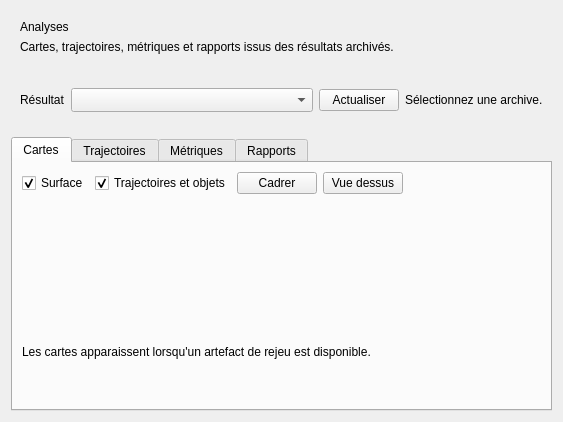
<?xml version="1.0" encoding="UTF-8"?>
<ui version="4.0">
 <class>AnalysisPage</class>
 <widget class="QWidget" name="AnalysisPage">
  <layout class="QVBoxLayout" name="analysisLayout" stretch="0,0,1">
   <property name="spacing"><number>16</number></property>
   <item><widget class="QFrame" name="analysisHeaderFrame"><property name="panel" stdset="0"><bool>true</bool></property><layout class="QVBoxLayout" name="analysisHeaderLayout">
    <item><widget class="QLabel" name="analysisTitleLabel"><property name="role" stdset="0"><string>pageTitle</string></property><property name="text"><string>Analyses</string></property></widget></item>
    <item><widget class="QLabel" name="analysisDescriptionLabel"><property name="text"><string>Cartes, trajectoires, métriques et rapports issus des résultats archivés.</string></property><property name="wordWrap"><bool>true</bool></property></widget></item>
   </layout></widget></item>
   <item><widget class="QFrame" name="analysisSelectionFrame"><property name="panel" stdset="0"><bool>true</bool></property><layout class="QHBoxLayout" name="analysisSelectionLayout">
    <item><widget class="QLabel" name="analysisResultLabel"><property name="text"><string>Résultat</string></property></widget></item>
    <item><widget class="QComboBox" name="analysisResultCombo"><property name="minimumContentsLength"><number>24</number></property><property name="sizeAdjustPolicy"><enum>QComboBox::AdjustToMinimumContentsLengthWithIcon</enum></property></widget></item>
    <item><widget class="QPushButton" name="refreshAnalysisButton"><property name="text"><string>Actualiser</string></property></widget></item>
    <item><widget class="QLabel" name="analysisStatusLabel"><property name="text"><string>Sélectionnez une archive.</string></property><property name="wordWrap"><bool>true</bool></property></widget></item>
   </layout></widget></item>
   <item><widget class="QTabWidget" name="analysisTabs">
    <widget class="QWidget" name="mapsTab"><attribute name="title"><string>Cartes</string></attribute><layout class="QVBoxLayout" name="mapsLayout">
     <item><layout class="QHBoxLayout" name="mapActions">
      <item><widget class="QCheckBox" name="analysisSurfaceCheck"><property name="text"><string>Surface</string></property><property name="checked"><bool>true</bool></property></widget></item>
      <item><widget class="QCheckBox" name="analysisMapPathsCheck"><property name="text"><string>Trajectoires et objets</string></property><property name="checked"><bool>true</bool></property></widget></item>
      <item><widget class="QPushButton" name="analysisFitMapButton"><property name="text"><string>Cadrer</string></property></widget></item>
      <item><widget class="QPushButton" name="analysisTopMapButton"><property name="text"><string>Vue dessus</string></property></widget></item>
      <item><spacer name="mapActionsSpacer"><property name="orientation"><enum>Qt::Horizontal</enum></property><property name="sizeHint"><size><width>40</width><height>20</height></size></property></spacer></item>
     </layout></item>
     <item><widget class="drone_agricole::ui::TrajectoryView" name="analysisMapView"/></item>
     <item><widget class="QLabel" name="mapAvailabilityLabel"><property name="text"><string>Les cartes apparaissent lorsqu'un artefact de rejeu est disponible.</string></property><property name="wordWrap"><bool>true</bool></property></widget></item>
    </layout></widget>
    <widget class="QWidget" name="trajectoriesTab"><attribute name="title"><string>Trajectoires</string></attribute><layout class="QVBoxLayout" name="trajectoriesLayout">
     <item><widget class="drone_agricole::ui::TrajectoryView" name="analysisTrajectoryView"/></item>
     <item><widget class="QLabel" name="trajectoryAvailabilityLabel"><property name="text"><string>Aucune trajectoire chargée.</string></property><property name="wordWrap"><bool>true</bool></property></widget></item>
    </layout></widget>
    <widget class="QWidget" name="metricsTab"><attribute name="title"><string>Métriques</string></attribute><layout class="QVBoxLayout" name="metricsLayout">
     <item><widget class="QTableWidget" name="analysisMetricsTable"><property name="editTriggers"><set>QAbstractItemView::NoEditTriggers</set></property><property name="columnCount"><number>4</number></property>
      <column><property name="text"><string>Métrique</string></property></column><column><property name="text"><string>Valeur</string></property></column><column><property name="text"><string>Unité</string></property></column><column><property name="text"><string>Statut</string></property></column>
     </widget></item>
     <item><widget class="drone_agricole::ui::MetricsPlotWidget" name="analysisMetricsPlot"><property name="maximumSize"><size><width>16777215</width><height>240</height></size></property></widget></item>
    </layout></widget>
    <widget class="QWidget" name="reportsTab"><attribute name="title"><string>Rapports</string></attribute><layout class="QVBoxLayout" name="reportsLayout">
     <item><layout class="QHBoxLayout" name="reportActions"><item><widget class="QLabel" name="reportDescriptionLabel"><property name="text"><string>Rapport de traçabilité du résultat sélectionné, sans conclusion de qualification automatique.</string></property><property name="wordWrap"><bool>true</bool></property></widget></item><item><widget class="QPushButton" name="exportAnalysisReportButton"><property name="text"><string>Exporter Markdown</string></property><property name="enabled"><bool>false</bool></property></widget></item></layout></item>
     <item><widget class="QPlainTextEdit" name="analysisReportEdit"><property name="readOnly"><bool>true</bool></property></widget></item>
    </layout></widget>
   </widget></item>
  </layout>
 </widget>
 <customwidgets>
  <customwidget><class>drone_agricole::ui::TrajectoryView</class><extends>QWidget</extends><header>drone_agricole/ui/TrajectoryView.hpp</header></customwidget>
  <customwidget><class>drone_agricole::ui::MetricsPlotWidget</class><extends>QWidget</extends><header>drone_agricole/ui/MetricsPlotWidget.hpp</header></customwidget>
 </customwidgets>
</ui>
